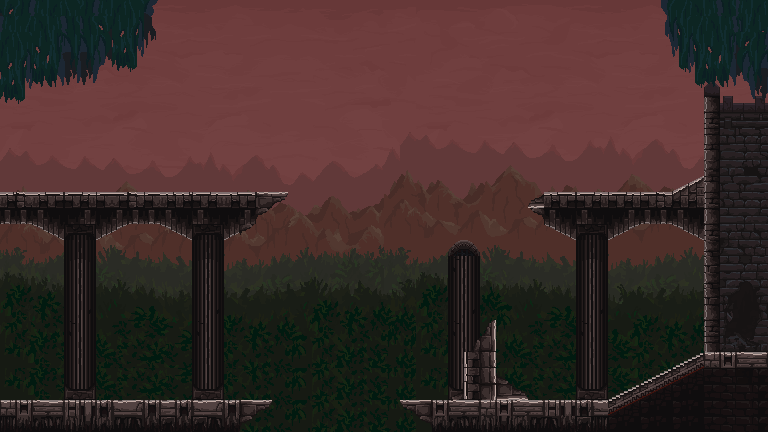

Rendered tile map (Tiled .tmx) drawn with the repository's tilesets; below, a short description and the map source with its tile grids summarised:
An orthogonal 48x27 tile map with 16x16 px tiles, 9 tile layers (Sky, Skyline, Mountains, Grass2, ...), 7 tilesets and 12 objects.

<map version="1.5" tiledversion="1.7.2" orientation="orthogonal" renderorder="right-down" width="48" height="27" tilewidth="16" tileheight="16" infinite="0" nextlayerid="18" nextobjectid="18">
 <tileset firstgid="1" source="main_lev_build.tsx" />
 <tileset firstgid="10241" source="01 background.tsx" />
 <tileset firstgid="10865" source="05 background.tsx" />
 <tileset firstgid="11489" source="04 background.tsx" />
 <tileset firstgid="12113" source="03 background A.tsx" />
 <tileset firstgid="12737" source="02 background.tsx" />
 <tileset firstgid="13361" source="other_and_decorative.tsx" />
 <group id="6" name="Background">
  <layer id="1" name="Sky" width="48" height="27">
   <data>[1296 cells, 1152 non-empty, 624 distinct tile ids]</data>
  </layer>
  <layer id="5" name="Skyline" width="48" height="27">
   <data>[1296 cells, 673 non-empty, 351 distinct tile ids]</data>
  </layer>
  <layer id="4" name="Mountains" width="48" height="27">
   <data>[1296 cells, 600 non-empty, 289 distinct tile ids]</data>
  </layer>
  <layer id="3" name="Grass2" width="48" height="27">
   <data>[1296 cells, 576 non-empty, 194 distinct tile ids]</data>
  </layer>
  <layer id="2" name="Grass" width="48" height="27">
   <data>[1296 cells, 480 non-empty, 156 distinct tile ids]</data>
  </layer>
  <layer id="17" name="pillarstuff" width="48" height="27">
   <data>[1296 cells, 224 non-empty, 105 distinct tile ids]</data>
  </layer>
 </group>
 <layer id="7" name="Pillars" width="48" height="27">
  <data>[1296 cells, 5 non-empty, 5 distinct tile ids]</data>
 </layer>
 <objectgroup id="10" name="Collision">
  <object id="1" x="0.655491" y="401.16" width="272.029" height="13.7653">
   <properties>
    <property name="canPortalOn" type="bool" value="true" />
   </properties>
  </object>
  <object id="2" x="401.816" y="399.85" width="203.858" height="16.3873">
   <properties>
    <property name="canPortalOn" type="bool" value="true" />
   </properties>
  </object>
  <object id="3" x="464.088" y="351.31" width="31.4636" height="47.8844">
   <properties>
    <property name="canPortalOn" type="bool" value="true" />
   </properties>
  </object>
  <object id="4" x="492.5" y="322.5">
   <properties>
    <property name="canPortalOn" type="bool" value="false" />
   </properties>
   <polygon points="3,0.333333 -4.5,4.5 -7,12.5 -10.5,14.5 -12.5,18 -15.5,18 -18.5,27.5 3.5,27.5" />
  </object>
  <object id="6" x="497.333" y="378">
   <properties>
    <property name="canPortalOn" type="bool" value="false" />
   </properties>
   <polygon points="0,0 10.6667,2.33333 17.6667,10.6667 26.3333,14 32,21.3333 -0.666667,21.3333" />
  </object>
  <object id="7" x="608" y="400">
   <properties>
    <property name="canPortalOn" type="bool" value="false" />
   </properties>
   <polygon points="0,0 96,-48 95.3333,-31.3333 -0.666667,15.3333" />
  </object>
  <object id="9" x="449" y="398.5">
   <properties>
    <property name="canPortalOn" type="bool" value="false" />
   </properties>
   <polygon points="0,0 6,-4 14,-9 14,0.5" />
  </object>
  <object id="12" x="704.667" y="351.333" width="63.3333" height="16">
   <properties>
    <property name="canPortalOn" type="bool" value="false" />
   </properties>
  </object>
  <object id="16" x="768" y="0" width="16" height="432">
   <properties>
    <property name="canPortalOn" type="bool" value="false" />
   </properties>
  </object>
  <object id="17" x="-16" y="0" width="16" height="432">
   <properties>
    <property name="canPortalOn" type="bool" value="false" />
   </properties>
  </object>
 </objectgroup>
 <objectgroup id="15" name="Enemies" />
 <objectgroup id="12" name="Doors">
  <object id="13" x="726" y="279.492" width="36" height="67.3333">
   <properties>
    <property name="canPortalOn" type="bool" value="false" />
    <property name="name" value="exit" />
   </properties>
  </object>
  <object id="15" x="17.2547" y="325.704" width="45.5" height="75">
   <properties>
    <property name="canPortalOn" type="bool" value="false" />
    <property name="name" value="enter" />
   </properties>
  </object>
 </objectgroup>
 <layer id="9" name="Foreground" width="48" height="27">
  <data>[1296 cells, 119 non-empty, 44 distinct tile ids]</data>
 </layer>
 <layer id="11" name="Trees" width="48" height="27">
  <data>[1296 cells, 101 non-empty, 57 distinct tile ids]</data>
 </layer>
</map>
